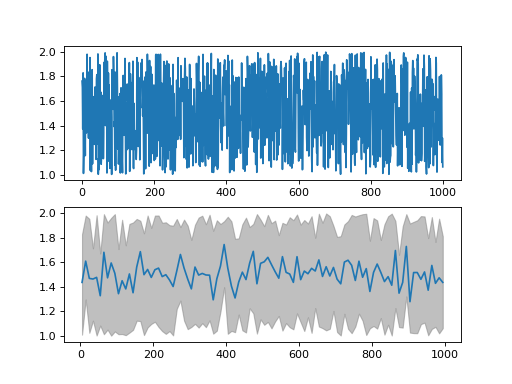

The Python source for this figure:

from ubcs_auxiliary.numerical import bin_data
from numpy import random, arange
from pdb import pm
data = random.rand(1000,4)+ 1
x = arange(0,data.shape[0],1)
binned_data = bin_data(data  = data, x = x, num_of_bins = 100, dtype = 'float')

import matplotlib.pyplot as plt
fig, [ax1, ax2] = plt.subplots(nrows=2, ncols=1)
ax1.plot(x,data[:,0],'-')
ax2.fill_between(binned_data['x'], binned_data['y_min'][0], binned_data['y_max'][0], color='grey', alpha=0.5)
ax2.plot(binned_data['x'],binned_data['y_mean'][0],'-')
fig.show()
